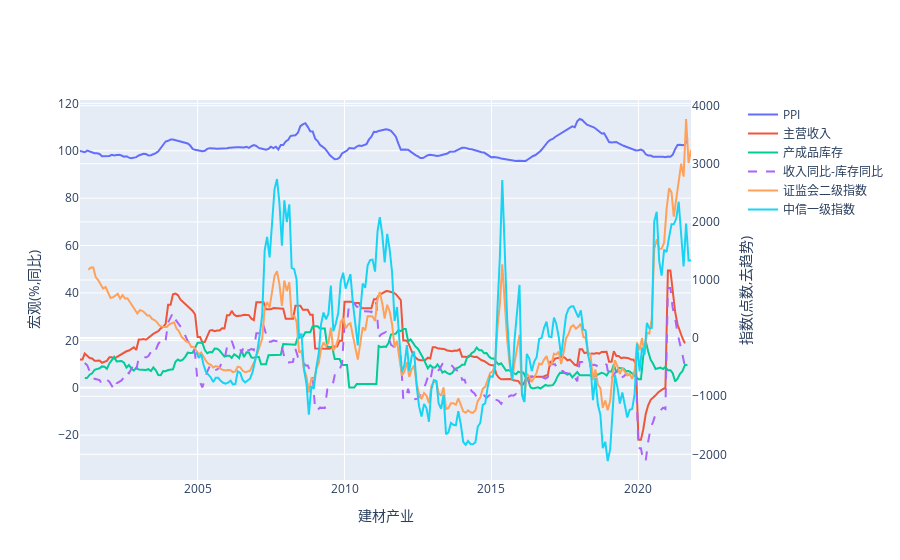

The notebook cell this image was saved under:
### Code cell
# ！
compare_plot(ppi['非金属矿物制品业'], income['非金属矿物制品业'], stock['非金属矿物制品业'], inc_stk['非金属矿物制品业'],
             statistic_ind['非金属'], citic_ind['建材'], title='建材产业')

### Figure 1 — Plotly figure (JSON) as saved in the notebook; plotly's stock layout.template omitted (floating-point values rounded to 4 significant figures; data arrays with more than 128 entries replaced by an {"elided": "..."} marker saying what was removed)
{"data": [{"name": "PPI", "showlegend": true, "type": "scatter", "x": {"elided": "249 str values"}, "xaxis": "x", "y": {"elided": "249 float values"}, "yaxis": "y"}, {"name": "主营收入", "showlegend": true, "type": "scatter", "x": {"elided": "248 str values"}, "xaxis": "x", "y": {"elided": "248 float values"}, "yaxis": "y"}, {"name": "产成品库存", "showlegend": true, "type": "scatter", "x": {"elided": "244 str values"}, "xaxis": "x", "y": {"elided": "244 float values"}, "yaxis": "y"}, {"line": {"dash": "dash"}, "name": "收入同比-库存同比", "showlegend": true, "type": "scatter", "x": {"elided": "243 str values"}, "xaxis": "x", "y": {"elided": "243 float values"}, "yaxis": "y"}, {"name": "证监会二级指数", "showlegend": true, "type": "scatter", "x": {"elided": "247 str values"}, "xaxis": "x", "y": {"elided": "247 float values"}, "yaxis": "y2"}, {"name": "中信一级指数", "showlegend": true, "type": "scatter", "x": {"elided": "203 str values"}, "xaxis": "x", "y": {"elided": "203 float values"}, "yaxis": "y2"}], "layout": {"autosize": true, "xaxis": {"anchor": "y", "autorange": true, "domain": [0, 0.94], "range": ["2001-01-01", "2021-10-15"], "title": {"text": "建材产业"}, "type": "date"}, "yaxis": {"anchor": "x", "autorange": true, "domain": [0, 1], "range": [-38.92, 121.4], "title": {"text": "宏观(%,同比)"}, "type": "linear"}, "yaxis2": {"anchor": "x", "autorange": true, "overlaying": "y", "range": [-2442.0, 4097.0], "side": "right", "title": {"text": "指数(点数,去趋势)"}, "type": "linear"}}}
